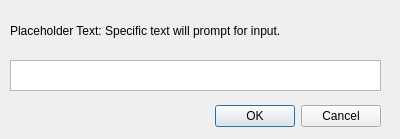
<?xml version="1.0" encoding="UTF-8"?>
<ui version="4.0">
 <class>UserInputPrompt</class>
 <widget class="QDialog" name="UserInputPrompt">
  <property name="geometry">
   <rect>
    <x>0</x>
    <y>0</y>
    <width>400</width>
    <height>139</height>
   </rect>
  </property>
  <property name="windowTitle">
   <string>Dialog</string>
  </property>
  <widget class="QDialogButtonBox" name="userPromptConfirmationBar">
   <property name="geometry">
    <rect>
     <x>40</x>
     <y>100</y>
     <width>341</width>
     <height>32</height>
    </rect>
   </property>
   <property name="orientation">
    <enum>Qt::Horizontal</enum>
   </property>
   <property name="standardButtons">
    <set>QDialogButtonBox::Cancel|QDialogButtonBox::Ok</set>
   </property>
  </widget>
  <widget class="QTextEdit" name="userPromptTextEdit">
   <property name="geometry">
    <rect>
     <x>10</x>
     <y>60</y>
     <width>371</width>
     <height>31</height>
    </rect>
   </property>
  </widget>
  <widget class="QLabel" name="userPromptLabel">
   <property name="geometry">
    <rect>
     <x>10</x>
     <y>10</y>
     <width>371</width>
     <height>41</height>
    </rect>
   </property>
   <property name="text">
    <string>Placeholder Text: Specific text will prompt for input.</string>
   </property>
   <property name="wordWrap">
    <bool>true</bool>
   </property>
  </widget>
 </widget>
 <resources/>
 <connections/>
</ui>
